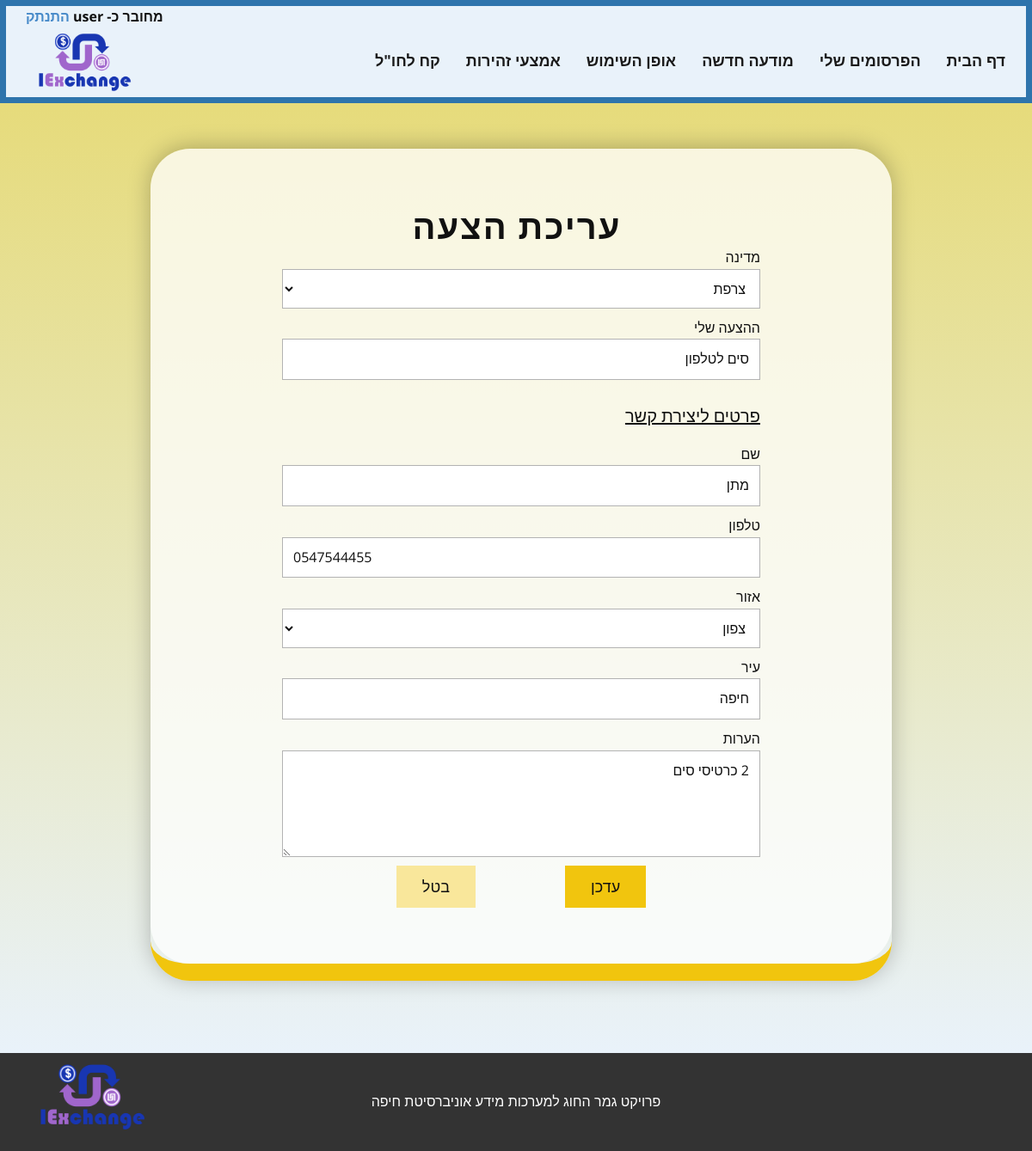
The page /main/update_offer/9 (signed in) on the database its author committed.
### main/models.py (models this page shows, shortened)
class Offer(models.Model):
    user = models.CharField(max_length=40, default='admin')
    name = models.TextField(max_length=20)
    phone_number = models.TextField(default=None, blank=True, null=True, max_length=10)
    country = models.CharField(blank=True, max_length=100)
    my_offer = models.TextField(default=None, blank=True, null=True, max_length=200)
    area =  models.CharField(blank=True, max_length=100)
    city = models.TextField(max_length=40)
    comment = models.TextField(default=None, blank=True, null=True, max_length=200)
    created_date = models.DateField()

### main/views.py (the view)
# urls.py: path('update_offer/<int:pk>', views.MainUpdateOffer.as_view(), name='update_offer'),
class MainUpdateOffer(LoginRequiredMixin, UpdateView):
    model=Offer
    success_url = reverse_lazy('personal_post')
    fields=['name', 'phone_number', 'country', 'my_offer', 'area', 'city', 'comment']
    def get_object(self):
        offer = super(MainUpdateOffer, self).get_object()
        return offer

### main/templates/main/offer_form.html (shortened to what this page needs)
<!DOCTYPE html>
{% load static %}
<html style="font-size: 16px;" lang="en"><head>
    <link rel="stylesheet" href="{% static '/main/css/nicepage.css' %}" media="screen">
<link rel="stylesheet" href="{% static '/main/css/create_offer.css' %}" media="screen">
  </head>
 <body class="u-body u-xl-mode" data-lang="en">
    <header class="u-border-7 u-border-custom-color-4 u-clearfix u-header u-palette-1-light-3 u-sticky u-sticky-9553 u-header" id="sec-bf95">
      <div class="u-clearfix u-sheet u-sheet-1">
        <div dir="rtl" style="text-align: left;"><b>
        {% if user.is_authenticated %}
          מחובר כ- {{ user.username }} <a href={% url 'logout' %}>התנתק</a>
        {% else %}
          <a href={% url 'login' %}>התחבר</a> או <a href={% url 'signup' %}>צור חשבון</a>
        {% endif %}
      </b></div>
    <a href={% url 'home' %} class="u-image u-logo u-image-1" data-image-width="800" data-image-height="468">
      <img src="{% static 'main/images/myLogo.png' %}" class="u-logo-image u-logo-image-1">
    </a>
    <nav class="u-menu u-menu-dropdown u-offcanvas u-menu-1" data-responsive-from="MD">
      <div class="u-custom-menu u-nav-container">
        <ul class="u-nav u-spacing-30 u-unstyled u-nav-1"><li class="u-nav-item"><a class="u-border-2 u-border-active-custom-color-4 u-border-hover-custom-color-4 u-border-no-left u-border-no-right u-border-no-top u-button-style u-nav-link u-text-active-custom-color-4 u-text-grey-90 u-text-hover-grey-90" style="padding: 10px 0px;">קח לחו"ל</a>
          <li class="u-nav-item"><a class="u-border-2 u-border-active-custom-color-4 u-border-hover-custom-color-4 u-border-no-left u-border-no-right u-border-no-top u-button-style u-nav-link u-text-active-custom-color-4 u-text-grey-90 u-text-hover-grey-90" href={% url 'precaution' %} style="padding: 10px 0px;">אמצעי זהירות</a>
          </li><li class="u-nav-item"><a class="u-border-2 u-border-active-custom-color-4 u-border-hover-custom-color-4 u-border-no-left u-border-no-right u-border-no-top u-button-style u-nav-link u-text-active-custom-color-4 u-text-grey-90 u-text-hover-grey-90" href={% url 'manual' %} style="padding: 10px 0px;">אופן השימוש</a>
          </li><li class="u-nav-item"><a class="u-border-2 u-border-active-custom-color-4 u-border-hover-custom-color-4 u-border-no-left u-border-no-right u-border-no-top u-button-style u-nav-link u-text-active-custom-color-4 u-text-grey-90 u-text-hover-grey-90" href={% url 'create_post' %} style="padding: 10px 0px;">מודעה חדשה</a>
          {% if user.is_authenticated %}
            </li><li class="u-nav-item"><a class="u-border-2 u-border-active-custom-color-4 u-border-hover-custom-color-4 u-border-no-left u-border-no-right u-border-no-top u-button-style u-nav-link u-text-active-custom-color-4 u-text-grey-90 u-text-hover-grey-90" href={% url 'personal_post' %} style="padding: 10px 0px;">הפרסומים שלי</a>
          {% endif %}
          </li><li class="u-nav-item"><a class="u-border-2 u-border-active-custom-color-4 u-border-hover-custom-color-4 u-border-no-left u-border-no-right u-border-no-top u-button-style u-nav-link u-text-active-custom-color-4 u-text-grey-90 u-text-hover-grey-90" href={% url 'home' %} style="padding: 10px 0px;">דף הבית</a></li>
        </ul>
      </div>
      </nav>
		</div>
  </header>
  <section class="u-clearfix u-gradient u-section-1" id="sec-4004" data-animation-name="" data-animation-duration="0" data-animation-delay="0" data-animation-direction="">
      <div class="u-clearfix u-sheet u-sheet-1">
        <div class="u-border-20 u-border-no-left u-border-no-right u-border-no-top u-border-palette-3-base u-container-style u-custom-border u-group u-opacity u-opacity-75 u-radius-46 u-shape-round u-white u-group-1">
          <div class="u-container-layout u-valign-middle u-container-layout-1">
            <div class="u-align-center u-form u-form-1">
              <form action="#" method="POST" class="u-clearfix u-form-custom-backend u-form-spacing-10 u-form-vertical u-inner-form" source="custom" name="form" style="padding: 10px;">
                {% if form.name.value %}
                <h2 class="u-align-center u-text u-text-custom-color-0 u-text-default u-text-1">עריכת הצעה</h2>
                {% else %}
                <h2 class="u-align-center u-text u-text-custom-color-0 u-text-default u-text-1">יצירת הצעה</h2>
                {% endif %}
                <div dir="rtl" style="text-align: right;" class="u-form-group u-form-select u-form-group-3">
                  <label for="id_country" class="u-label">מדינה</label>
                  <div>
                    <select id="id_country" name="country" class="u-border-1 u-border-grey-30 u-input u-input-rectangle u-white" required="required">
                      {% if form.country.value %}
                      <option>{{ form.country.value }}</option>
                      {% else %}
                      <option selected disabled hidden style='display: none' ></option>
                      {% endif %}
                    </select>
                  </div>
                </div>
                <div dir="rtl" style="text-align: right;" class="u-form-group u-form-textarea u-form-group-8" autofocus="autofocus">
                  <label for="id_my_offer" class="u-label">ההצעה שלי</label>
                  {% if form.my_offer.value %}
                  <input type="text" id="id_my_offer" name="my_offer" class="u-border-1 u-border-grey-30 u-input u-input-rectangle u-white u-input" required="" value="{{ form.my_offer.value }}">
                  {% else %}
                  <input type="text" id="id_my_offer" name="my_offer" class="u-border-1 u-border-grey-30 u-input u-input-rectangle u-white u-input" required="">
                  {% endif %}
                </div>
                <div dir="rtl" style="text-align: right;" class="u-form-group u-form-name u-label-top">
                  <u><h5>פרטים ליצירת קשר</h5></u>
                  <label for="id_name" class="u-label u-spacing-8 u-label-1">שם</label>
                  {% if form.name.value %}
                  <input onkeydown="return /[\p{L}\s]/u.test(event.key)" type="text" id="id_name" name="name" class="u-border-1 u-border-grey-30 u-input u-input-rectangle u-white u-input" required="" value="{{ form.name.value }}">
                  {% else %}
                  <input onkeydown="return /[\p{L}\s]/u.test(event.key)" type="text" id="id_name" name="name" class="u-border-1 u-border-grey-30 u-input u-input-rectangle u-white u-input" required="">
                  {% endif %}
                </div>
				        <div dir="rtl" style="text-align: right;" class="u-form-group u-form-phone u-label-top u-form-group-5">
                  <label for="id_phone_number" class="u-label u-spacing-8 u-label-5">טלפון</label>
                  {% if form.phone_number.value %}
                  <input type="tel" id="id_phone_number" name="phone_number" class="u-border-1 u-border-grey-30 u-input u-input-rectangle u-white u-input" required="" pattern="^(\(?05[01234589]\)?|0[23489]|077)\d{7}$" value="{{ form.phone_number.value }}">
                  {% else %}
                  <input type="tel" id="id_phone_number" name="phone_number" class="u-border-1 u-border-grey-30 u-input u-input-rectangle u-white u-input" required="" pattern="^(\(?05[01234589]\)?|0[23489]|077)\d{7}$">
                  {% endif %}
                </div>
                <div dir="rtl" style="text-align: right;" class="u-form-group u-form-select u-form-group-6">
                  <label for="id_area" class="u-label">אזור</label>
                  <div>
                    <select id="id_area" name="area" class="u-border-1 u-border-grey-30 u-input u-input-rectangle u-white" required="required">
                      {% if form.area.value %}
                      <option>{{ form.area.value }}</option>
                      {% else %}
                      <option selected disabled hidden style='display: none' ></option>
                      {% endif %}
                    </select>
                  </div>
                </div>
                <div dir="rtl" style="text-align: right;" class="u-form-group u-label-top u-form-group-7">
                  <label for="id_city" class="u-label u-spacing-8 u-label-7">עיר</label>
                  {% if form.city.value %}
                  <input onkeydown="return /[\p{L}\s]/u.test(event.key)" type="text" placeholder="" id="id_city" name="city" class="u-border-1 u-border-grey-30 u-input u-input-rectangle u-white u-input" required="required" autofocus="autofocus" value="{{ form.city.value }}">
                  {% else %}
                  <input onkeydown="return /[\p{L}\s]/u.test(event.key)" type="text" placeholder="" id="id_city" name="city" class="u-border-1 u-border-grey-30 u-input u-input-rectangle u-white u-input" required="required" autofocus="autofocus">
                  {% endif %}
                </div>
                <div dir="rtl" style="text-align: right;" class="u-form-group u-form-textarea u-form-group-8" autofocus="autofocus">
                  <label for="id_comment" class="u-label">הערות</label>
                  {% if form.comment.value %}
                  <textarea rows="4" cols="50" maxlength="100" id="id_comment" name="comment" class="u-border-1 u-border-grey-30 u-input u-input-rectangle u-white">{{ form.comment.value }}</textarea>
                  {% else %}
                  <textarea rows="4" cols="50" maxlength="100" id="id_comment" name="comment" class="u-border-1 u-border-grey-30 u-input u-input-rectangle u-white"></textarea>
                  {% endif %}
                </div>
                <div class="u-align-center u-form-group u-form-submit">
                  <a href="#" onclick="window.history.back();" class="u-border-none u-btn u-btn-submit u-button-style u-palette-3-light-2 u-btn-1">בטל</a>
                  {% if form.name.value %}
                  <a href="#" class="u-border-none u-btn u-btn-submit u-button-style u-palette-3-base u-btn-1">עדכן</a>
                  {% else %}
                  <a href="#" class="u-border-none u-btn u-btn-submit u-button-style u-palette-3-base u-btn-1">פרסם<span style="font-weight: 700;"></span></a>
                  {% endif %}
                </div>
              </form>
            </div>
          </div>
        </div>
      </div>
    </section>
    <footer class="u-align-center-md u-align-center-sm u-align-center-xs u-clearfix u-footer u-grey-80" id="sec-3636"><div class="u-clearfix u-sheet u-sheet-1">
        <a href={% url 'home' %} class="u-image u-logo u-image-1" data-image-width="800" data-image-height="468">
          <img src="{% static 'main/images/myLogo.png' %}" class="u-logo-image u-logo-image-1">
        </a>
        <p class="u-align-center-lg u-align-center-md u-align-center-xl u-text u-text-1">פרויקט גמר החוג למערכות מידע אוניברסיטת חיפה</p>
      </div></footer>
</body></html>

### main/static/main/css/create_offer.css (style rules this page uses)
.u-section-1 { background-image: linear-gradient(#e6db7b, #e9f2fa); }
.u-section-1 .u-sheet-1 { min-height: 1105px; }
.u-section-1 .u-group-1 { width: 862px; min-height: 968px; box-shadow: 0px -2px 26px 0 rgba(0,0,0,0.25); height: auto; margin: 53px 133px 60px auto; }
.u-section-1 .u-container-layout-1 { padding: 0; }
.u-section-1 .u-text-1 { font-size: 2.5rem; font-weight: 700; text-transform: uppercase; letter-spacing: 2px; background-image: none; margin: 0 auto; }
.u-section-1 .u-form-1 { height: 791px; width: 576px; margin: 5px auto 0; }
.u-section-1 .u-label-1 { width: 56px; }
.u-section-1 .u-form-group-3 { margin-left: 0; }
.u-section-1 .u-form-group-5 { margin-left: 0; }
.u-section-1 .u-label-5 { width: 56px; }
.u-section-1 .u-form-group-6 { margin-left: 0; }
.u-section-1 .u-form-group-7 { margin-left: 0; }
.u-section-1 .u-label-7 { width: 56px; }
.u-section-1 .u-form-group-8 { margin-left: 0; }
.u-section-1 .u-btn-1 { font-size: 1.125rem; box-shadow: 2px 0 0 0 rgba(0,0,0,0); transition-duration: 0.5s; background-image: none; margin: 0 auto; margin-right: 50px; margin-left: 50px; }
.u-section-1 .u-btn-1, .u-section-1 .u-btn-1:before, .u-section-1 .u-btn-1 > .u-container-layout:before { transition-property: fill, color, background-color, stroke-width, border-style, border-width, border-top-width, border-left-width, border-right-width, border-bottom-width, custom-border, borders, box-shadow, text-shadow, opacity, border-radius, stroke, border-color, font-size, font-style, font-weight, text-decoration, letter-spacing, transform, background-image, background-size, background-position; }

### rows shown on the page
Offer: country "צרפת", my_offer "סים לטלפון", name "מתן", phone_number "0547544455", area "צפון", city "חיפה", comment "2 כרטיסי סים"
